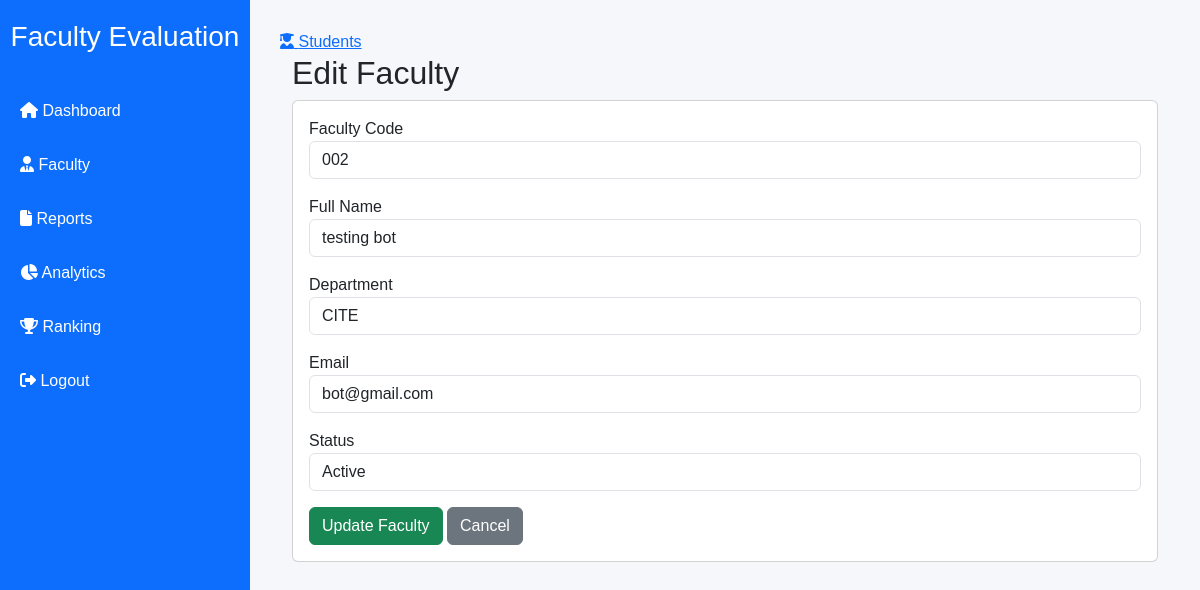
Screenshot of /faculty-evaluation-system/admin/edit_faculty.php?id=3 (signed in) with the database file from the repository.
### tables this page shows
CREATE TABLE `faculty` (
  `id` int(11) NOT NULL,
  `faculty_code` varchar(20) NOT NULL,
  `fullname` varchar(100) NOT NULL,
  `department` varchar(100) NOT NULL,
  `email` varchar(100) DEFAULT NULL,
  `status` enum('Active','Inactive') DEFAULT 'Active',
  `created_at` timestamp NOT NULL DEFAULT current_timestamp()
);

### faculty-evaluation-system/admin/edit_faculty.php (the view, shortened to what this page needs)
<?php
include("../includes/db.php");
$id = $_GET['id'];
$stmt = $pdo->prepare("SELECT * FROM faculty WHERE id=?");
$stmt->execute([$id]);
$faculty = $stmt->fetch();
include("../includes/header.php");
include("../includes/sidebar.php");
?>
<div class="container-fluid">
<h2>Edit Faculty</h2>
<form method="POST">
<div class="card">
<div class="card-body">
<div class="mb-3">
<label>Faculty Code</label>
<input type="text"
name="faculty_code"
class="form-control"
value="<?= htmlspecialchars($faculty['faculty_code']) ?>"
required>
</div>
<div class="mb-3">
<label>Full Name</label>
<input type="text"
name="fullname"
class="form-control"
value="<?= htmlspecialchars($faculty['fullname']) ?>"
required>
</div>
<div class="mb-3">
<label>Department</label>
<input type="text"
name="department"
class="form-control"
value="<?= htmlspecialchars($faculty['department']) ?>"
required>
</div>
<div class="mb-3">
<label>Email</label>
<input type="email"
name="email"
class="form-control"
value="<?= htmlspecialchars($faculty['email']) ?>">
</div>
<div class="mb-3">
<label>Status</label>
<select name="status" class="form-control">
<option value="Active"
<?= $faculty['status']=="Active"?"selected":"" ?>>
Active
</option>
</select>
</div>
<button class="btn btn-success" name="update">
Update Faculty
</button>
<a href="faculty.php" class="btn btn-secondary">
Cancel
</a>
</div>
</div>
</form>
</div>
<?php include("../includes/footer.php"); ?>

### faculty-evaluation-system/assets/css/style.css (style rules this page uses)
body { margin:0; background:#f5f7fa; font-family:Arial, Helvetica, sans-serif; }

### rows the page displays
faculty: faculty_code "002", fullname "testing bot", department "CITE", email "bot@gmail.com", status "Active"
